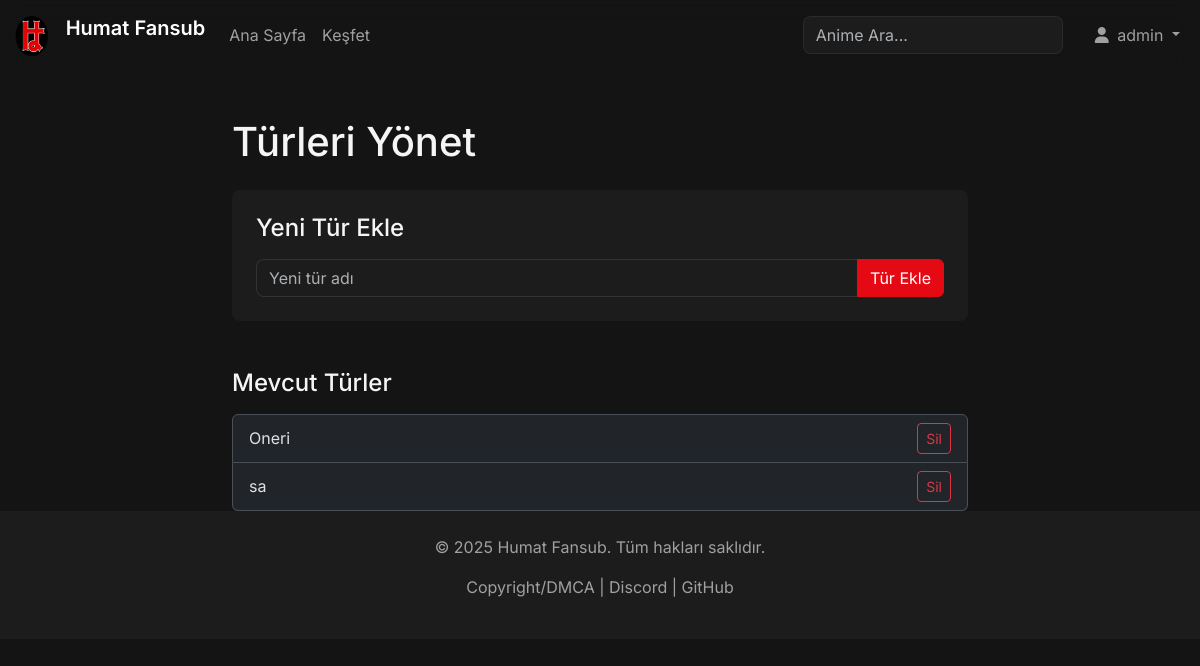
The page /admin/genres (signed in) on the database its author committed.
### models.py (models this page shows, shortened)
class User(db.Model):
    id = db.Column(db.Integer, primary_key=True)
    username = db.Column(db.String(80), unique=True, nullable=False)
    password = db.Column(db.String(200), nullable=False)
    can_delete = db.Column(db.Boolean, default=False)
    can_edit = db.Column(db.Boolean, default=False)
    can_add_user = db.Column(db.Boolean, default=False)
    logs = db.relationship('Log', backref='user', lazy=True)
    watchlist_animes = db.relationship('Anime', secondary=watchlist, lazy='subquery',
        backref=db.backref('watchlisted_by', lazy=True))
    ratings = db.relationship('Rating', backref='user', lazy=True)

class Genre(db.Model):
    id = db.Column(db.Integer, primary_key=True)
    name = db.Column(db.String(50), unique=True, nullable=False)

### app.py (the view)
@app.route('/admin/genres', methods=['GET', 'POST'])
@login_required
@admin_required
def manage_genres():
    form = GenreForm()
    if form.validate_on_submit():
        new_genre = Genre(name=form.name.data)
        db.session.add(new_genre)
        db.session.commit()
        flash(f'"{form.name.data}" türü eklendi.', 'success')
        return redirect(url_for('manage_genres'))
    genres = Genre.query.all()
    return render_template('manage_genres.html', form=form, genres=genres)

### forms.py
class GenreForm(FlaskForm):
    name = StringField('Tür Adı', validators=[DataRequired(), Length(min=2, max=50)])
    submit = SubmitField('Tür Ekle')

### app.py (called while the page is built)
def admin_required(f):
    @wraps(f)
    def decorated_function(*args, **kwargs):
        if not current_user.is_authenticated or not (current_user.can_add_user or current_user.can_edit or current_user.can_delete):
            flash('Bu sayfayı görüntüleme yetkiniz yok.', 'danger')
            return redirect(url_for('index'))
        return f(*args, **kwargs)
    return decorated_function

@login_manager.user_loader
def load_user(user_id):
    return User.query.get(int(user_id))

### templates/manage_genres.html (shortened to what this page needs)
{% extends "base.html" %}
{% block content %}
<div class="container mt-5">
    <div class="row justify-content-center">
        <div class="col-lg-8">
            <h1 class="mb-4">Türleri Yönet</h1>
            <div class="p-4 rounded-3 mb-5" style="background-color: var(--light-dark-color);">
                <h4 class="mb-3">Yeni Tür Ekle</h4>
                <form method="POST">
                    <div class="input-group">
                        {{ form.name(class="form-control", placeholder="Yeni tür adı") }}
                        {{ form.submit(class="btn btn-primary") }}
                    </div>
                </form>
            </div>
            <h4 class="mb-3">Mevcut Türler</h4>
            <ul class="list-group">
                {% for genre in genres %}
                <li class="list-group-item d-flex justify-content-between align-items-center">
                    {{ genre.name }}
                    <form action="{{ url_for('delete_genre', genre_id=genre.id) }}" method="post" onsubmit="return confirm('Bu türü silmek istediğinize emin misiniz?');">
                        <button type="submit" class="btn btn-sm btn-outline-danger">Sil</button>
                    </form>
                </li>
                {% endfor %}
            </ul>
        </div>
    </div>
</div>
{% endblock %}

### templates/base.html (shortened to what this page needs)
<!DOCTYPE html>
<html lang="en" data-bs-theme="dark">
<head>
    <link href="https://cdn.jsdelivr.net/npm/bootstrap@5.3.3/dist/css/bootstrap.min.css" rel="stylesheet">
    <link rel="stylesheet" href="https://cdnjs.cloudflare.com/ajax/libs/font-awesome/6.5.2/css/all.min.css" />
    <link rel="stylesheet" href="{{ url_for('static', filename='css/custom.css') }}">
</head>
<body>
    <header>
        <nav class="navbar navbar-expand-lg fixed-top navbar-dark">
            <div class="container-fluid">
                <a class="navbar-brand" href="{{ url_for('index') }}">
                    <img src="{{ url_for('static', filename='images/logo.png') }}" alt="Logo" width="40" height="40" class="d-inline-block align-text-top">
                    <span class="ms-2">Humat Fansub</span>
                </a>
                <div class="collapse navbar-collapse" id="navbarNav">
                    <ul class="navbar-nav me-auto mb-2 mb-lg-0">
                        <li class="nav-item">
                            <a class="nav-link" href="{{ url_for('index') }}">Ana Sayfa</a>
                        </li>
                        <li class="nav-item">
                            <a class="nav-link" href="{{ url_for('animes') }}">Keşfet</a>
                        </li>
                    </ul>
                    <form class="d-flex me-3" action="{{ url_for('animes') }}" method="GET">
                        <input class="form-control me-2" type="search" name="query" placeholder="Anime Ara..." aria-label="Search">
                    </form>
                    <ul class="navbar-nav">
                        {% if current_user.is_authenticated %}
                        <li class="nav-item dropdown">
                            <a class="nav-link dropdown-toggle" href="#" id="navbarDropdown" role="button" data-bs-toggle="dropdown" aria-expanded="false">
                                <i class="fas fa-user me-1"></i> {{ current_user.username }}
                            </a>
                        </li>
                        {% endif %}
                    </ul>
                </div>
            </div>
        </nav>
    </header>
    <main>
        {% block content %}{% endblock %}
    </main>
    <footer class="text-center py-4 mt-auto">
        <div class="container">
            <p>&copy; 2025 Humat Fansub. Tüm hakları saklıdır.</p>
            <p>
                <a href="{{ url_for('copyright') }}">Copyright/DMCA</a> |
                <a href="https://discord.gg/SaKSmuZkAf" target="_blank">Discord</a> |
                <a href="https://github.com/Berke-aras/AnimeFansub-Dizi-Film-Platformu" target="_blank">GitHub</a>
            </p>
        </div>
    </footer>
</body>
</html>

### static/css/custom.css (style rules this page uses)
:root { --primary-color: #e50914; --dark-color: #141414; --light-dark-color: #1c1c1c; --text-color: #f5f5f5; --text-muted-color: #a0a0a0; }
body { background-color: var(--dark-color); color: var(--text-color); font-family: "Inter", sans-serif; padding-top: 70px; }
.navbar { background-color: rgba(20, 20, 20, 0.7); backdrop-filter: blur(10px); -webkit-backdrop-filter: blur(10px); transition: background-color 0.3s ease; }
.navbar-brand span { font-weight: 600; }
.nav-link { color: var(--text-muted-color); transition: color 0.3s ease; }
.btn-primary { background-color: var(--primary-color); border-color: var(--primary-color); transition: background-color 0.3s ease, border-color 0.3s ease; }
.form-control { background-color: var(--light-dark-color); border: 1px solid rgba(255, 255, 255, 0.1); color: var(--text-color); border-radius: 8px; transition: border-color 0.3s ease, box-shadow 0.3s ease; }
footer { background-color: var(--light-dark-color); color: var(--text-muted-color); }
footer a { color: var(--text-muted-color); text-decoration: none; transition: color 0.3s ease; }

### rows shown on the page
User: username "admin"
Genre: name "Oneri"
Genre: name "sa"
